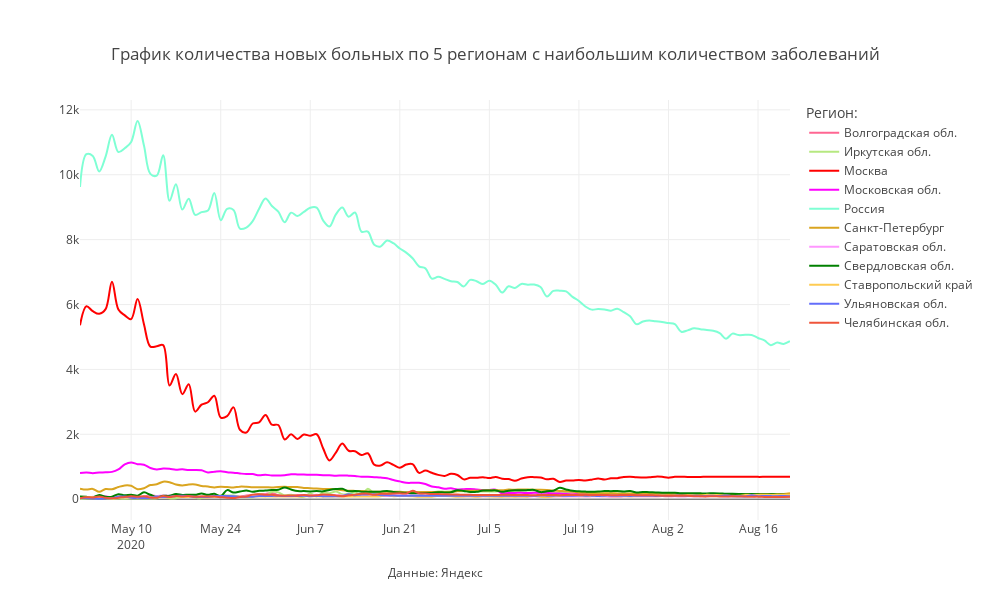

The notebook cell saved with this chart:
### Code cell
mask = (X.Date>datetime.date(2020,5,1))&(X.Region.isin(regions_towatch))
#mask = (X.Region.isin(regions_towatch))

fig = px.line(X[mask], y="Day_confirmed", x="Date",
                             color="Region", line_group="Region",
              line_shape="spline", render_mode="notebook",labels={'Region':'Регион:'},
              color_discrete_map={
                "Москва": "red",
                "Московская обл.": "magenta",
                "Санкт-Петербург": "goldenrod",
                "Нижегородская обл.": "darkblue",
                "Свердловская обл.": "green",
                 'Россия': 'aquamarine'},
             title="График количества новых больных по 5 регионам с наибольшим количеством заболеваний")

fig.update_layout(
    annotations=[
            dict(
            x=0.5,
            y=-0.15,
            showarrow=False,
            text="Данные: Яндекс",
            xref="paper",
            yref="paper")],
           
                  title_x = 0.5,
                  title_y= 0.9,
                  title_xanchor = "center",
                  title_yanchor = "bottom", 
                  
                  width = 990, height = 600,template = 'gridon',
    
    
                  xaxis_title='',yaxis_title = ''
)

fig.show()
